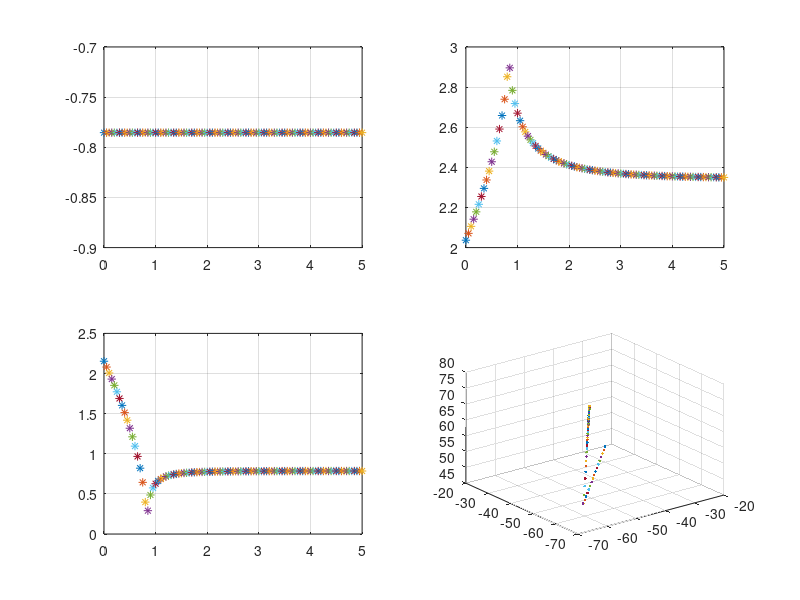

Source code (MATLAB):
l1=40 ; l2=50 ; l3=40;
xa=30 ; ya=30 ; za=30;
xb=70 ; yb=70 ; zb=30;

for t=0:0.05:5

    x=xa+(xb-xa)*t;
    y=ya+(yb-ya)*t;
    z=za+(zb-za)*t;
    
    t1=atan2(-x,y);

    c3=( (x/sin(t1))^2 + (z-l1)^2 - l2^2 - l3^2)/(2*l2*l3);
    s3=sqrt(abs(1 - c3^2));
    t3=atan2(s3,c3);

    s2=y*l3*s3-(z-l1)*(cos(t1)*l2+cos(t1)*l3*c3);
    c2=(l1-z)*cos(t1)*l3*s3 - y*(l2+l3*c3);
    t2=atan2(s2,c2);

    Px=-sin(t1)*(l2*cos(t2)+l3*cos(t2+t3));
    Py=cos(t1)*(l2*cos(t2)+l3*cos(t2+t3));
    Pz=l1+l2*sin(t2)+l3*sin(t2+t3);
    
    subplot(2,2,1)
    plot(t,t1,'*')
    grid on
    hold on

    subplot(2,2,2)
    plot(t,t2,'*')
    grid on
    hold on

    subplot(2,2,3)
    plot(t,t3,'*')
    grid on 
    hold on

    subplot(2,2,4)
    plot3(Px,Py,Pz,'.')
    grid on
    hold on
end

